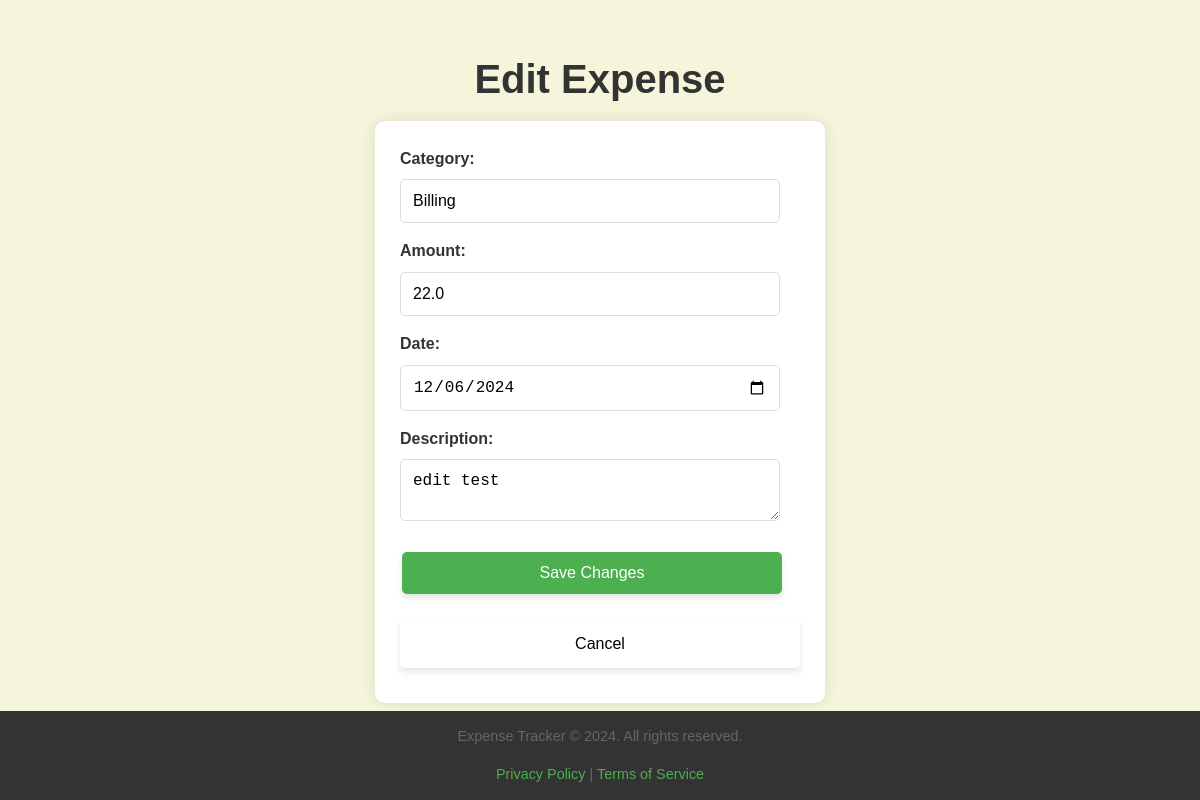
The app's page /edit_expenses/12 (signed in) with its own data.
### tables this page shows
CREATE TABLE expenses (
        id INTEGER PRIMARY KEY AUTOINCREMENT,
        category_id INTEGER,
        amount REAL,
        date TEXT,
        description TEXT,
        user_id INTEGER, category TEXT,
        FOREIGN KEY (category_id) REFERENCES categories (id),
        FOREIGN KEY (user_id) REFERENCES users (id)
    );

### app.py (the view, shortened to what this page needs)
@app.route('/edit_expenses/<int:eid>', methods=['GET', 'POST'])
def edit_expense(eid):
    uid = session.get('user_id')
    if not uid:
        return redirect(url_for('login'))
    with get_conn() as conn:
        expense = conn.execute("SELECT * FROM expenses WHERE id = ? AND user_id = ?", (eid, uid)).fetchone()
        if not expense:
            flash("Expense not found.", "error")
            return redirect(url_for('view_expenses'))
    return render_template('edit_expense.html', expense=expense, categories=CATEGORIES)

### app.py (called while the page is built)
def get_conn():
    conn = sqlite3.connect(DB_FILE)
    conn.row_factory = sqlite3.Row
    return conn

### templates/edit_expense.html (shortened to what this page needs)
<!DOCTYPE html>
<html lang="en">
<head>
    <link rel="stylesheet" href="{{ url_for('static', filename='style.css') }}">
</head>
<body>
    <div class="container">
        <h1>Edit Expense</h1>
        <form method="POST">
            <div class="form-group">
                <label for="category">Category:</label>
                <input type="text" id="category" name="category" value="{{ expense['category'] }}" required>
            </div>
            <div class="form-group">
                <label for="amount">Amount:</label>
                <input type="number" step="0.01" id="amount" name="amount" value="{{ expense['amount'] }}" required>
            </div>
            <div class="form-group">
                <label for="date">Date:</label>
                <input type="date" id="date" name="date" value="{{ expense['date'] }}" required>
            </div>
            <div class="form-group">
                <label for="description">Description:</label>
                <textarea id="description" name="description" required>{{ expense['description'] }}</textarea>
            </div>
            <div class="form-actions">
                <button type="submit">Save Changes</button>
                <a href="{{ url_for('view_expenses') }}" class="cancel-button">Cancel</a>
            </div>
        </form>
    </div>
</body>
<footer>
        <p>Expense Tracker &copy; 2024. All rights reserved.</p>
        <p><a href="#">Privacy Policy</a> | <a href="#">Terms of Service</a></p>
    </footer>
</html>

### static/style.css (style rules this page uses)
html { box-sizing: border-box; scroll-behavior: smooth; }
*, *:before, *:after { box-sizing: inherit; }
body { font-family: Arial, sans-serif; margin: 0; padding: 20px; background-color: beige; line-height:1.6; }
h1 { color: #333; font-size: 2.5em; margin-bottom:10px; text-align: center; }
p { text-align:center; color:#666; }
button { width: 100%; padding: 10px; font-size: 16px; color: white; background-color: #4CAF50; border: none; border-radius: 8px; cursor: pointer; transition: background-color 0.3s ease, transform 0.2s ease-in-out; }
.button, .cancel, .form-actions a { display: inline-block; padding: 12px 25px; margin: 10px 0; color: white; text-decoration: none; border-radius: 5px; text-align: center; cursor: pointer; transition: background-color 0.3s ease-in-out; box-shadow:0px 4px 6px rgba(0,0,0,0.1); }
a.cancel-button { color:black; display:block; }
form { max-width: 450px; margin: 0 auto; background: #fff; padding: 25px; border-radius: 10px; box-shadow: 0 0 15px rgba(0, 0, 0, 0.1); }
form label { display: block; margin-bottom: 8px; font-weight: bold; color:#333; }
form input, form textarea, form button { width: 95%; padding: 12px; margin-bottom: 15px; border: 1px solid #ddd; border-radius: 5px; font-size:16px; }
form input, form textarea { font-size: 16px; }
form button { background-color: #4CAF50; color: white; border: none; }
button { background-color: #4CAF50; color: white; border: none; padding: 12px 25px; font-size: 16px; margin: 8px 2px; cursor: pointer; border-radius: 8px; transition: all 0.3s ease-in-out; box-shadow: 0px 4px 6px rgba(0, 0, 0, 0.1); }
footer { position: fixed; left: 0; bottom: 0; width: 100%; background-color: #333; color: #fff; text-align: center; font-size: 0.9em; }
footer a { color:#4caf50; text-decoration:none; }

### records on screen
expenses: category "Billing", amount "22.0", date "12/06/2024", description "edit test"
